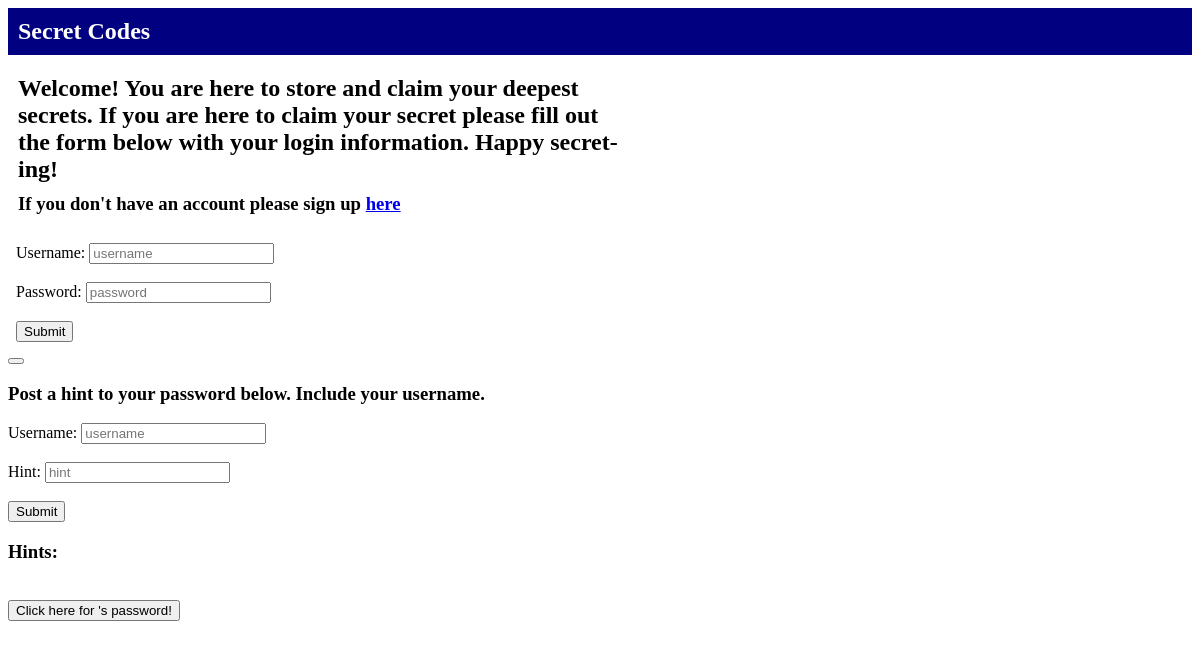
Before: / with the older database file.
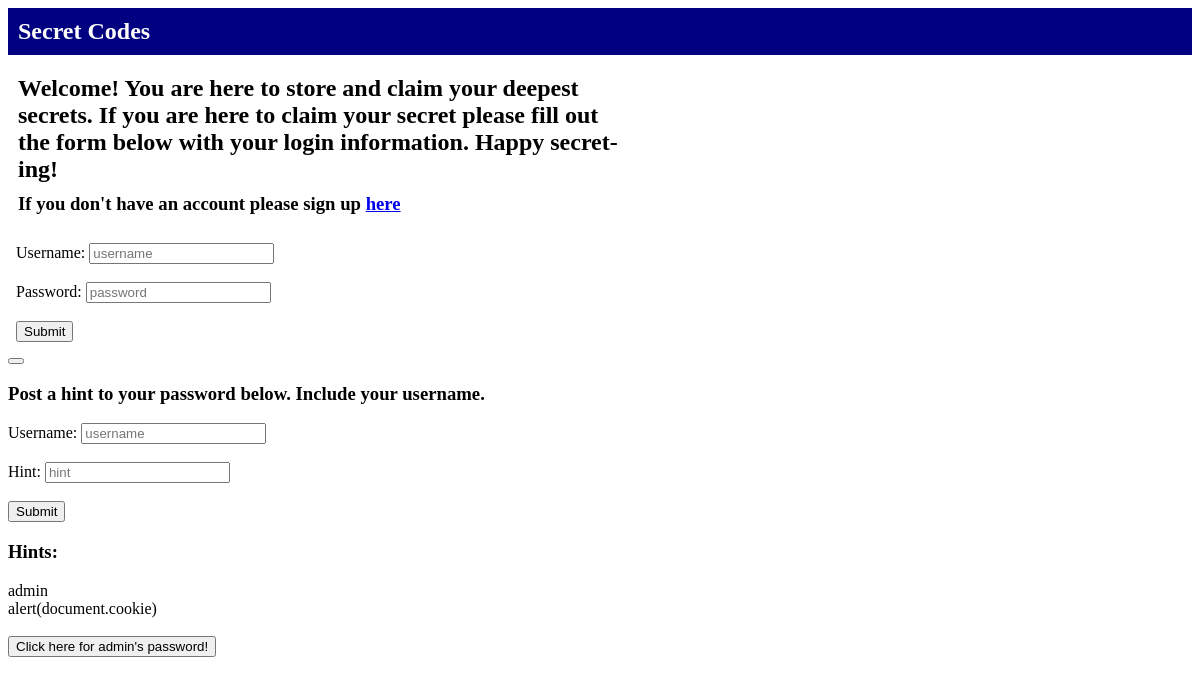
After: the same page with the newer database file.
### secretcode/models.py (models this page shows)
class Hint(models.Model):
	username = models.CharField(max_length=1000)
	hint = models.TextField()

### secretcode/views.py (the view)
# urls.py: 2. Add a URL to urlpatterns:  path('', views.home, name='home')
def home(request):
    try:
        hints = Hint.objects.all()
        length = len(Hint.objects.all())
        print(length)
        hint = Hint.objects.all()[length-1]
        template = loader.get_template('home.html')
        context = {'hint': hint}
        return HttpResponse(template.render(context, request))
    except:
        return render(request, 'home.html')

### secretcode/templates/home.html (shortened to what this page needs)
{% load staticfiles %}
<link rel="stylesheet" type="text/css" href="{% static 'style.css' %}">
<body>
<nav>
	<h1 class="homenav">Secret Codes</h1>
</nav>
	<h2 class="home_sub_heading">Welcome! You are here to store and claim your deepest secrets.   If you are here to claim your secret please fill out the form below with your login information.  Happy secret-ing! </h2>
	<h3 class="home_sub_heading">If you don't have an account please sign up <a href="signup">here</a></h3>
<div class="input">
<form enctype="multipart/form-data" action="secret" method="post">
		<br>
        Username: <input type="text" placeholder="username" name="name"/><br>
        <br>
        Password: <input type="text" placeholder="password" name="passwd"/><br>
        <br>
    <input type="submit" value="Submit" />
</form>
</div>
<a href="getaccess">
<button onclick="getHint()"></button>
</a>
<br>
<h3>Post a hint to your password below.  Include your username.  </h3>
<form enctype="multipart/form-data" action="hints" method="post">
        Username: <input type="text" placeholder="username" name="username"/><br><br>
        Hint:    <input type="text" placeholder="hint" name="hint"/><br>
        <br>
    <input type="submit" value="Submit" />
</form>
<h3>Hints: </h3>
<div class="comments">
  {{ hint.username }}
  <div class="js" id="js">{{ hint.hint }}</div>
</div>
<br>
<button id="unsafe" onclick="getHint()">Click here for {{ hint.username }}'s password!
</button>
</body>

### secretcode/static/style.css (style rules this page uses)
.homenav { background-color:navy; color:white; padding:10px; }
.home_sub_heading { max-width:600px;margin:10px; }
.input { margin-left:8px; }

Changed rows visible on the page:
added Hint: username "admin", hint "alert(document.cookie)"
